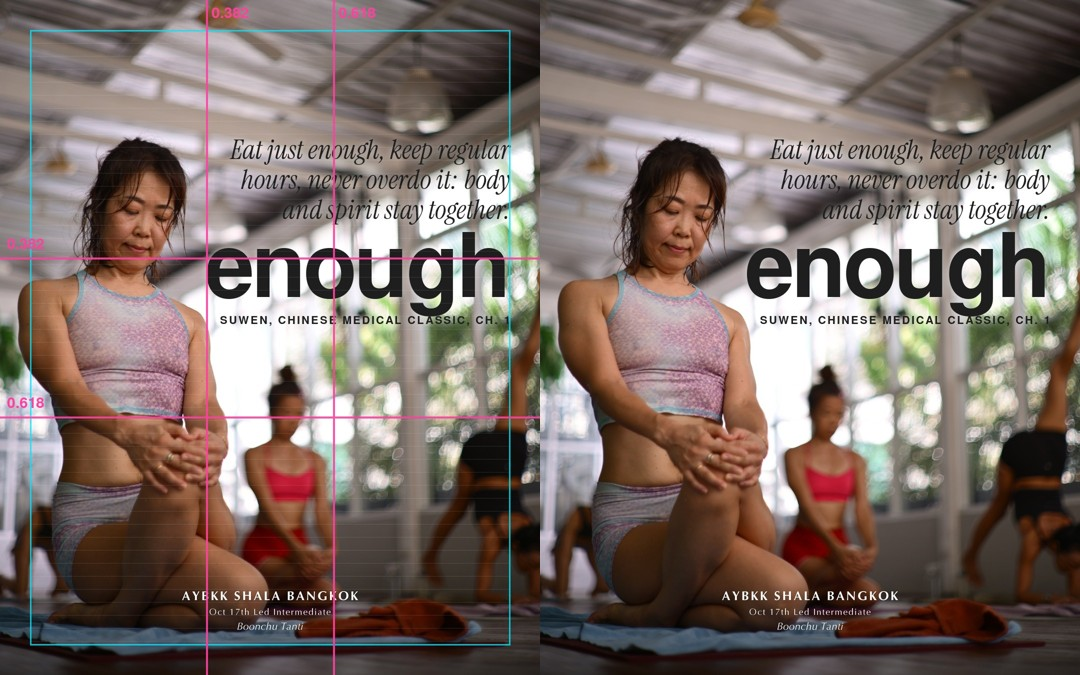
#> input picture bots/tools/golden-grid/enough_pair.jpg, 1080 x 675 px
$ python -i cards.py   (imports and definitions only)
#> lines starting #> are read from the running program, lines starting #| are printed output that depends on the picture; after the words box and inside, x2 and y2 are one past the last pixel; in counts of white or black regions, pixels touching at a corner belong together
from common import *
from PIL import Image, ImageDraw, ImageFilter
import numpy as np, subprocess, sys
CW,CH=586,346; R=24
NAVY1,NAVY2=(36,50,104),(18,27,66); GOLD=(227,185,76); CREAM=(243,233,210); RED=(226,92,92); GREEN=(92,196,140)
def rounded_mask(w,h,r):
#> called with w = 586, h = 346, r = 24
    m=Image.new('L',(w,h),0); ImageDraw.Draw(m).rounded_rectangle((0,0,w-1,h-1),r,fill=255); return m
#> after `m = Image.new('L', (w, h), 0)`: m: PIL image 586x346 L; every value is 0
#> after `ImageDraw.Draw(m).rounded_rectangle((0, 0, w - 1, h - 1), r, fill=255)`:
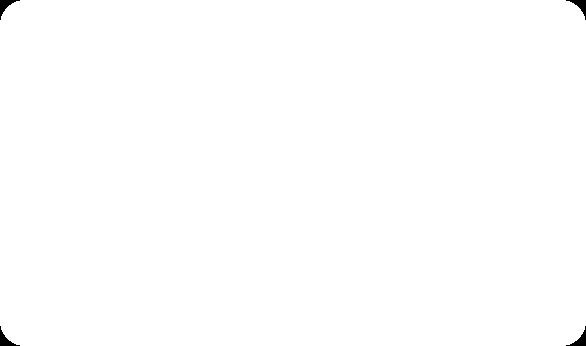
#> m: PIL image 586x346 L; 99.7% white; 4 black regions, box (x1, y1, x2, y2) and area: (0, 0, 20, 20) 131, (566, 0, 586, 20) 131, (0, 326, 20, 346) 131, (566, 326, 586, 346) 131
MASK=rounded_mask(CW,CH,R)
# [5 lines left out: function frame_card, not called in this run]
def navy_bg():
    g=np.linspace(0,1,CH)[:,None,None]; a=np.array(NAVY1)[None,None,:]*(1-g)+np.array(NAVY2)[None,None,:]*g
    return Image.fromarray(np.repeat(a,CW,1).astype('uint8'),'RGB')
def ctext(d,y,s,size,wg,fill,x=None):
    f=mont(size,wg); w=d.textlength(s,font=f); d.text(((CW-w)/2 if x is None else x,y),s,font=f,fill=fill); return w
def img_src(path,box=None):
#> called with path = '../golden-grid/enough_pair.jpg'
    im=Image.open(path).convert('RGB')
#> im is the input picture: PIL image 1080x675 RGB; mean R, G, B 124.4, 109.9, 104
    if box: im=im.crop(box)
    return im
# [31 lines left out: functions cover, g_part2, g_book, g_accent, not called in this run]
def g_comment(lt):
    im=navy_bg(); d=ImageDraw.Draw(im); e=emoji('💬',120); im.paste(e,((CW-e.width)//2,45),e)
    ctext(d,190,'Know the real way?',44,800,GOLD); ctext(d,252,'tell me in the comments',34,500,CREAM); return im
def g_supta(lt):
    im=navy_bg(); d=ImageDraw.Draw(im); e=emoji('🪷⚡',110); im.paste(e,((CW-e.width)//2,45),e)
    ctext(d,185,'Supta Vajrasana',50,800,GOLD); ctext(d,252,'the sleeping thunderbolt',34,500,CREAM); return im
# [33 lines left out: functions g_list, g_versus, g_morning, not called in this run]
def img_card(path,box=None):
    src=img_src(path,box)
    def f(lt,dur): return cover(src,1.0+0.07*(lt/max(dur,0.1)))
    return f
# [1 line that did not run here, left out]
def span(a,b): return (R_(a),R_(b))
CARDS=[]
def add(a,b,fn,is_img=False): s,e=span(a,b); CARDS.append((s,e,fn,is_img))
# [13 lines not run here, left out]
# [1 line that did not run here, left out]
# [1 line not run here, left out]
# [1 line that did not run here, left out]
# [3 lines not run here, left out]
# [1 line that did not run here, left out]
# [1 line not run here, left out]
# [1 line that did not run here, left out]
# [3 lines not run here, left out]
# header pill
def header():
    f=mont(38,600); s='Hidden Stories of Ashtanga · Ep. 2'
    tmp=ImageDraw.Draw(Image.new('RGB',(1,1))); w=tmp.textlength(s,font=f)
    pw,ph=int(w+80),78; im=Image.new('RGBA',(pw,ph),(0,0,0,0)); d=ImageDraw.Draw(im)
    d.rounded_rectangle((0,0,pw-1,ph-1),ph//2,fill=(22,30,48,205)); d.text((40,17),s,font=f,fill=(255,255,255,255)); return im
# [1 line that did not run here, left out]
TW,TH=1080,620   # top band placed at y=90
CARD_Y=128  # within band => screen y 218
# [17 lines left out: function draw_top, not called in this run]
# [9 lines not run here, left out]

>>> result = img_card('../golden-grid/enough_pair.jpg')
